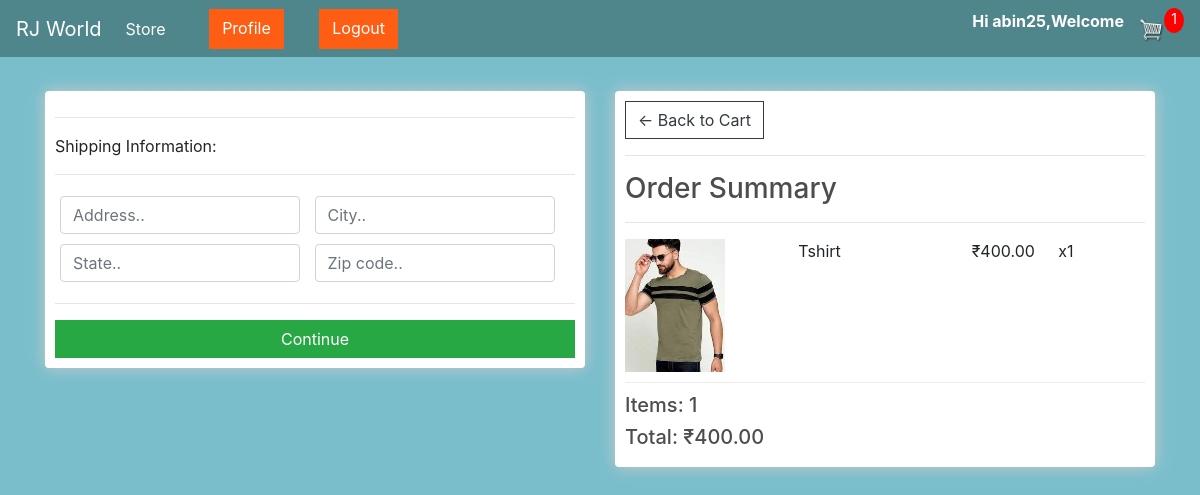
/checkout/ (signed in), run on the app's committed database.
### store/models.py (models this page shows, shortened)
class OrderItem(models.Model):
	product = models.ForeignKey(Product, on_delete=models.SET_NULL, null=True)
	order = models.ForeignKey(Order, on_delete=models.SET_NULL, null=True)
	quantity = models.IntegerField(default=0, null=True, blank=True)
	date_added = models.DateTimeField(auto_now_add=True)
	@property
	def get_total(self):
		total = self.product.price * self.quantity
		return total

class Product(models.Model):
	name = models.CharField(max_length=200)
	price = models.FloatField()
	digital = models.BooleanField(default=False,null=True, blank=True)
	image = models.ImageField(null=True, blank=True)
	details = models.TextField()
	@property
	def imageURL(self):
		try:
			url = self.image.url
		except:
			url = ''
		return url

class Order(models.Model):
	customer = models.ForeignKey(Customer, on_delete=models.SET_NULL, null=True, blank=True)
	date_ordered = models.DateTimeField(auto_now_add=True)
	complete = models.BooleanField(default=False)
	transaction_id = models.CharField(max_length=100, null=True)
	@property
	def get_cart_total(self):
		orderitems = self.orderitem_set.all()
		total = sum([item.get_total for item in orderitems])
		return total
	@property
	def get_cart_items(self):
		orderitems = self.orderitem_set.all()
		total = sum([item.quantity for item in orderitems])
		return total
	@property
	def shipping(self):
		shipping = False
		orderitems = self.orderitem_set.all()
		for i in orderitems:
			if i.product.digital == False:
				shipping = True
		return shipping

### store/views.py (the view)
# urls.py: path('checkout/', checkout, name="checkout"),
def checkout(request):
    if request.user.is_authenticated:
        customer = request.user.customer
        order, created = Order.objects.get_or_create(customer=customer, complete=False)
        items = order.orderitem_set.all()
        cartItems = order.get_cart_items
    else:
        items = []
        order = {'get_cart_total':0, 'get_cart_items':0, 'shipping':False}
        cartItems = order.get_cart_items
    context = {'items':items, 'order':order, 'cartItems':cartItems}
    return render(request, 'store/checkout.html', context)

### store/templates/store/checkout.html (shortened to what this page needs)
{% extends 'store/main.html' %}
{% load static %}
{% block content %}
<div class="row">
	<div class="col-lg-6">
		<div class="box-element" id="form-wrapper">
            <form id="form">
                <div id="shipping-info">
                    <hr>
                    <p>Shipping Information:</p>
                    <hr>
                    <div class="form-field">
                        <input class="form-control" type="text" name="address" placeholder="Address..">
                    </div>
                    <div class="form-field">
                        <input class="form-control" type="text" name="city" placeholder="City..">
                    </div>
                    <div class="form-field">
                        <input class="form-control" type="text" name="state" placeholder="State..">
                    </div>
                    <div class="form-field">
                        <input class="form-control" type="text" name="zipcode" placeholder="Zip code..">
                    </div>
                </div>
                <hr>
                <input id="form-button" class="btn btn-success btn-block" type="submit" value="Continue">
            </form>
		</div>
        <br>
	</div>
	<div class="col-lg-6">
		<div class="box-element">
            <a  class="btn btn-outline-dark" href="{% url 'cart' %}">&#x2190; Back to Cart</a>
            <hr>
            <h3>Order Summary</h3>
            <hr>
            {% for item in items %}
            <div class="cart-row">
                <div style="flex:2"><img class="row-image" src="{{item.product.imageURL}}"></div>
                <div style="flex:2"><p>{{item.product.name}}</p></div>
                <div style="flex:1"><p>₹{{item.product.price|floatformat:2}}</p></div>
                <div style="flex:1"><p>x{{item.quantity}}</p></div>
            </div>
            {% endfor %}
            <h5>Items:   {{order.get_cart_items}}</h5>
            <h5>Total:   ₹{{order.get_cart_total|floatformat:2}}</h5>
        </div>
	</div>
</div>
{% endblock content %}

### store/templates/store/main.html (shortened to what this page needs)
<!DOCTYPE html>
{% load static %}
<html>
<head>
	<link rel="stylesheet" href="https://stackpath.bootstrapcdn.com/bootstrap/4.4.1/css/bootstrap.min.css">
	<link rel="stylesheet" type="text/css" href="{% static 'css/main.css' %}">
</head>
<body>
    <nav class="navbar navbar-expand-lg navbar-dark bg-dark">
        <a class="navbar-brand" href="{% url 'home' %}">RJ World</a>
        <div class="collapse navbar-collapse" id="navbarSupportedContent">
            <ul class="navbar-nav mr-auto">
                <div class="nav-item active">
                    <a class="nav-link" href="{% url 'store' %}">Store<span class="sr-only">(current)</span></a>
                </div>
                <form class="d-flex" id="authstyle">
                    <a href="{% url 'profile' %}" class="btn" style= "float:left; color: white; background-color: #fd5e14;"type="submit" id="header-links"> Profile </a>
                </form>
                <form class="d-flex" id="authstyle">
                    <a href="{% url 'logout' %}" class="btn" style="color: white; background-color: #fd5e14;"type="submit" id="header-links"> Logout </a>
                </form>
            </ul>
            <div class="form-inline my-2 my-lg-0">
                <p style="color:white"><b>Hi {{ user.username }},Welcome</b></p>
                <a href="{% url 'cart' %}">
                   <img  id="cart-icon" src="{% static 'images/cart.png' %}">
               </a>
               <p id="cart-total">{{cartItems}}</p>
           </div>
        </div>
    </nav>
    <div class="container">
        <br>
        {% block content %}
        {% endblock content %}
    </div>
</body>
</html>

### static/css/main.css (style rules this page uses)
body { background-color: hsl(0, 0%, 98%); }
h1,h2,h3,h4,h5,h6 { color:hsl(0, 0%, 30%); }
.box-element { box-shadow:hsl(0, 0%, 80%) 0 0 16px; background-color: #fff; border-radius: 4px; padding: 10px; }
.bg-dark { background-color: #4f868c!important; }
#cart-icon { width:25px; display: inline-block; margin-left: 15px; }
#cart-total { display: block; text-align: center; color:#fff; background-color: red; width: 20px; height: 25px; border-radius: 50%; font-size: 14px; }
.col-lg-4, .col-lg-6, .col-lg-8, .col-lg-12 { margin-top: 10px; }
.btn { border-radius: 0; }
.row-image { width: 100px; }
.form-field { width:250px; display: inline-block; padding: 5px; }
.cart-row { display: flex; align-items: flex-stretch; padding-bottom: 10px; margin-bottom: 10px; border-bottom: 1px solid #ececec; }
body, html { margin: 0; padding: 0; height: 100%; background: #7abecc !important; }
#authstyle { margin-left: 17%; border-radius: 50%; }

### data on the page
OrderItem: product.imageURL (picture), product.name "Tshirt", product.price "400.00", quantity "1"
Order: get_cart_items "1", get_cart_total "400.00"

### other printed values
{{ user.username }} "abin25"
{{ cartItems }} "1"
